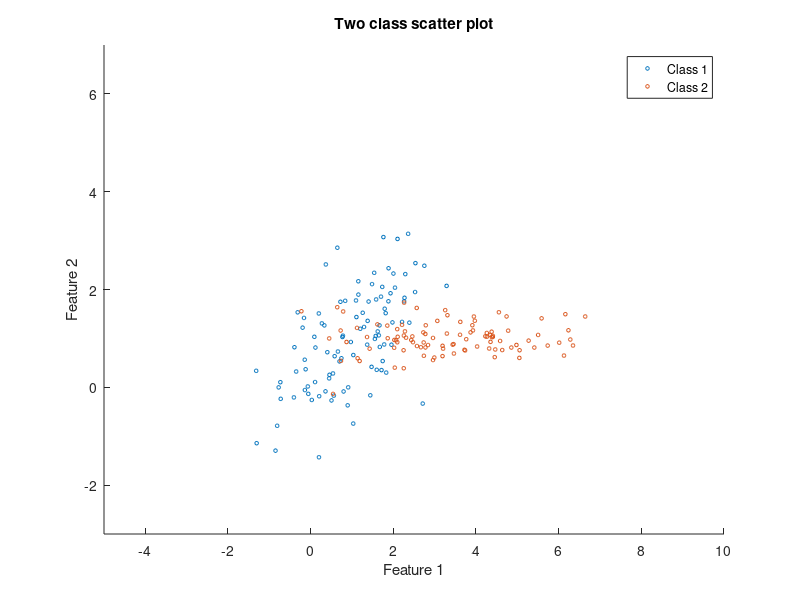

Write MATLAB code to recreate this figure.
% Generate multivariate Gaussian data with mean [1,1] and covariance [1 0.5; 0.5 1] for class 1
X1 = mvnrnd([1,1] , [1 0.5; 0.5 1], 100);

% Generate multivariate Gaussian data with mean [3,1] and covariance [3 0; 0 0.1] for class 2
X2 = mvnrnd([3,1] , [3 0; 0 0.1], 100);

% Open a new figure window and store the handle to it (here for checking the result)
h_fig1 = figure(1);

% CREATE THE PLOT AS INSTRUCTED ABOVE! TYPICAL SOLUTION STEPS ARE GIVEN IN THE COMMENTS BELOW:

% First, use the function scatter to plot the data in X1. Specify correct marker sizes and colors!
sz=7;

scatter(X1(:,1), X1(:,2),sz,'blue');

% Then, use the function scatter to plot the data in X2 without erasing the previous plot. Specify correct marker sizes and colors!
hold on
scatter(X2(:,1), X2(:,2),sz,'red');

% Set the axis limits

axis([-5 10 -3 7]);

% Set the axis labels

xlabel('Feature 1');
ylabel('Feature 2');

% Set the title

title('Two class scatter plot');

% Set the legend
legend('Class 1', 'Class 2');
